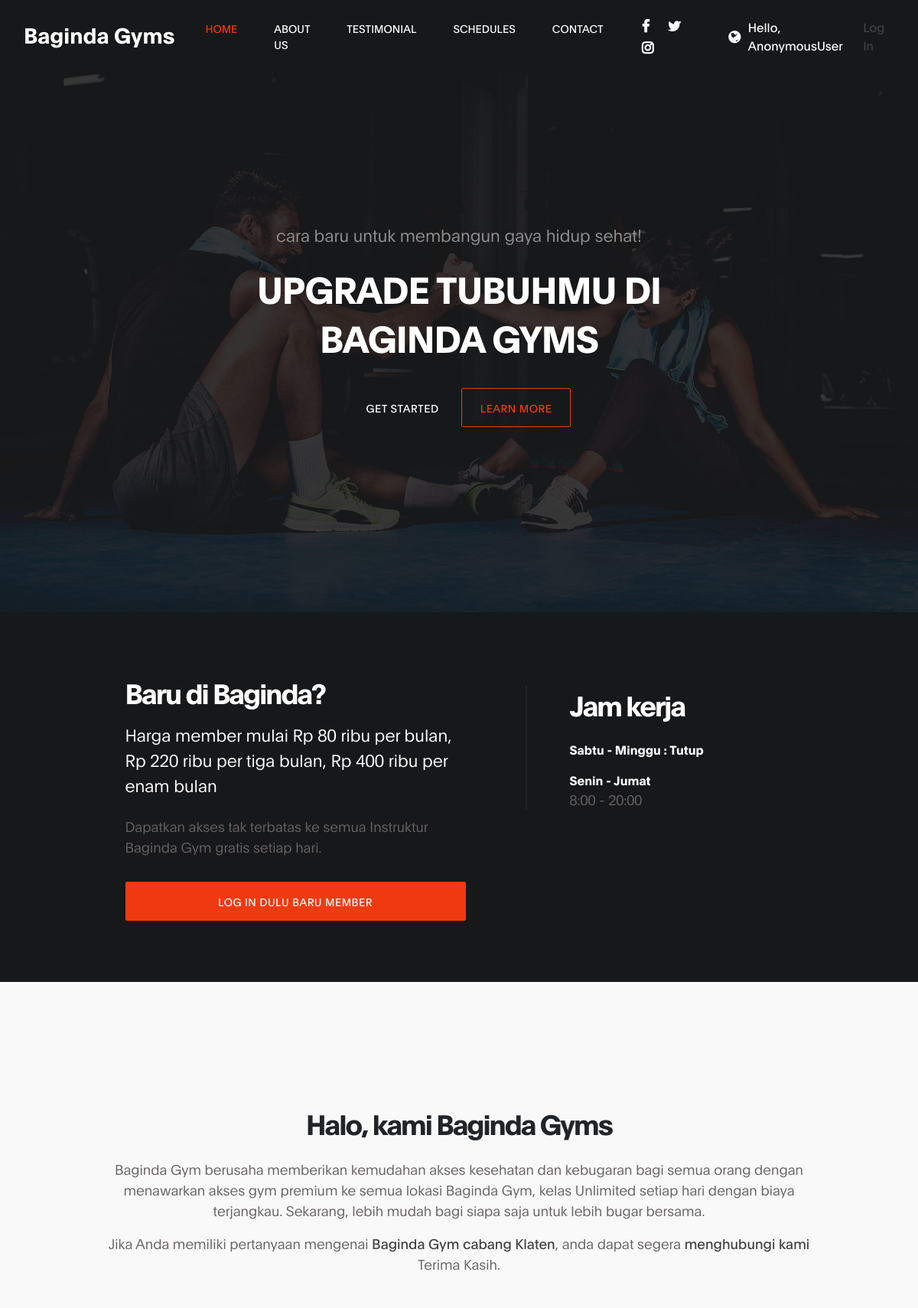
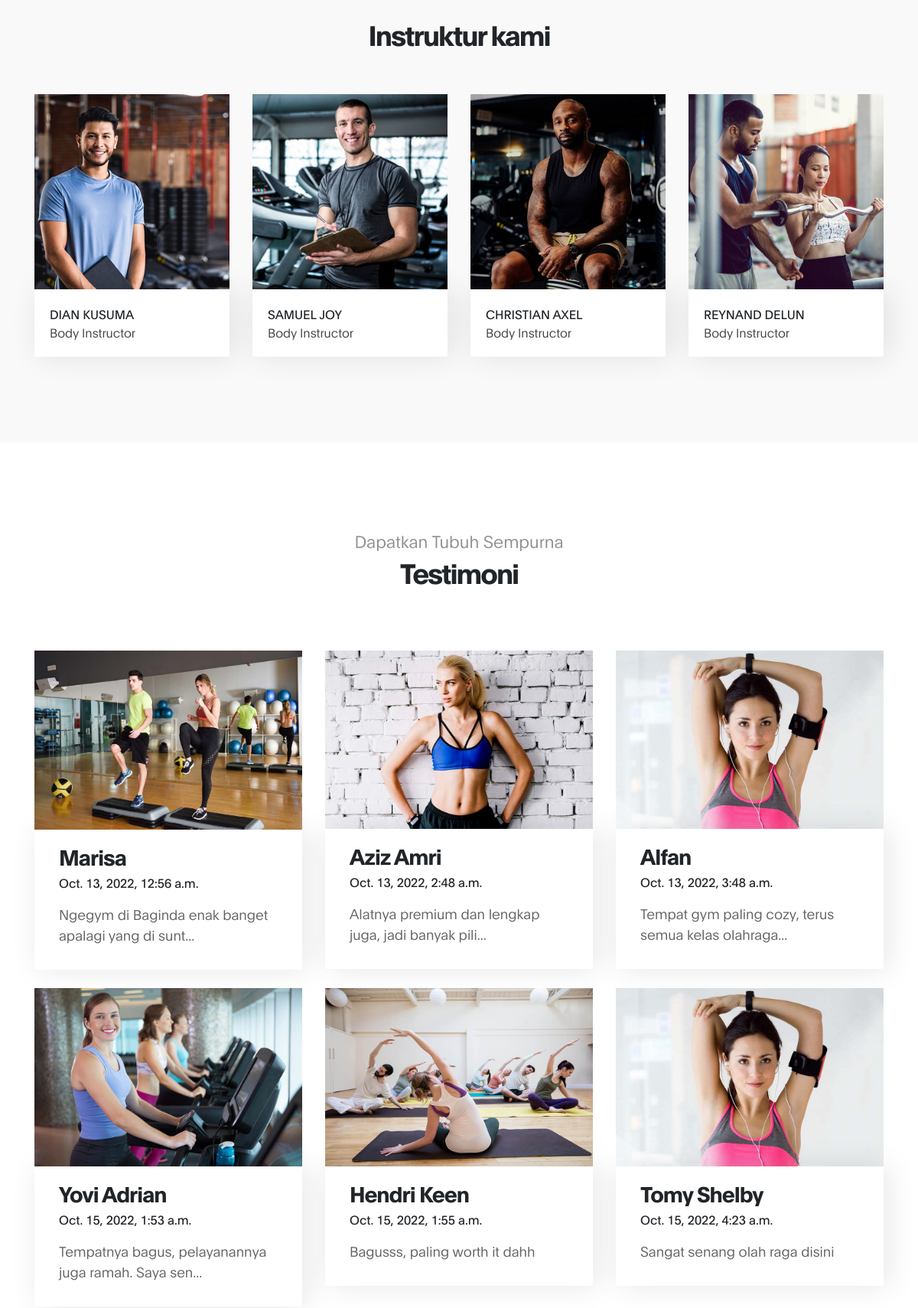
The page /id/ (upper part) on the database its author committed (2 pictures, top to bottom).
### dashboard/models.py (models this page shows, shortened)
class Instructor(models.Model):
    name = models.CharField(max_length=100)
    address = models.CharField(max_length=250)
    birth = models.CharField(max_length=250)
    phone = models.CharField(max_length=20)
    date = models.DateTimeField(auto_now_add=True)

class Review(models.Model):
    name = models.CharField(max_length=100)
    email = models.EmailField(max_length=254)
    message = models.TextField()
    date = models.DateTimeField(auto_now_add=True)

### dashboard/views.py (the view)
# urls.py: path('id/', views.dashboard_id, name='homepage_id'),
def dashboard_id(request):
    html = {'template': 'index_id.html'}
    return dashboard(request, html)

### dashboard/models.py (called while the page is built)
    def __str__(self):
        return self.member_class

### dashboard/views.py (called while the page is built, shortened)
def custom_template(params: dict, img: list, delay):
    for i, item in enumerate(params):
        item['name'] = ' '.join(item['name'].split()[:2])
        item['delay'] = delay + i * 100
        item['image'] = img[i] if i < len(img) else random.choice(img)
        if item.get('message'):
            if len(item['message']) > 50:
                item['message'] = item['message'][:50] + '...'
    return params

def dashboard(request, html=None):
    html = {'template': 'index.html'} if html is None else html
    review = Review.objects.values()
    review = custom_template(review, IMG_REVIEWS, delay=400)
    instructor = Instructor.objects.values()
    instructor = custom_template(instructor, IMG_INSTRUCTORS, delay=400)
    context = {'review': review, 'instructors': instructor,
               'review_form': ReviewForms,
               'membership_form': MembershipForm}
    return render(request, html['template'], context)

### templates/index_id.html (shortened to what this page needs)
{% load static %}
<!DOCTYPE html>
<html lang="en">
<head>
     <link rel="stylesheet" href="{% static 'bootstrap.min.css' %}">
     <link rel="stylesheet" href="{% static 'font-awesome.min.css' %}">
     <link rel="stylesheet" href="{% static 'aos.css' %}">
     <link rel="stylesheet" href="{% static 'tooplate-gymso-style.css' %}">
</head>
<body data-spy="scroll" data-target="#navbarNav" data-offset="50">
    <nav class="navbar navbar-expand-lg fixed-top">
        <div class="container-fluid ">
            <a class="navbar-brand" href="#home">Baginda Gyms</a>
            <div class="collapse navbar-collapse" id="navbarNav">
                <ul class="navbar-nav ml-lg-auto">
                    <li class="nav-item">
                        <a href="#home" class="nav-link smoothScroll">Home</a>
                    </li>
                    <li class="nav-item">
                        <a href="#about" class="nav-link smoothScroll">About Us</a>
                    </li>
                    <li class="nav-item">
                        <a href="#testimonial" class="nav-link smoothScroll">Testimonial</a>
                    </li>
                    <li class="nav-item">
                        <a href="#schedule" class="nav-link smoothScroll">Schedules</a>
                    </li>
                    <li class="nav-item">
                        <a href="#contact" class="nav-link smoothScroll">Contact</a>
                    </li>
                </ul>
                <ul class="social-icon ml-lg-3">
                    <li><a href="https://id-id.facebook.com/people/Baginda-Gym-Cabang-Klaten/100063400337112/" class="fa fa-facebook"></a></li>
                    <li><a href="#" class="fa fa-twitter"></a></li>
                    <li><a href="https://www.instagram.com/baginda_gym_klaten/" class="fa fa-instagram"></a></li>
                </ul>
                <ul class="social-icon ml-lg-3">
                    <li><a href="/" class="fa fa-globe" data-toggle="tooltip" title="Beralih ke bahasa Inggris"></a></li>
                </ul>
                <ul class="navbar-nav ml-lg-auto ">
                    {% if request.user.is_authenticated %}
                    <li class="text-white">Hello, {{ request.user }}</li>
                    <li><a href="{% url 'logout' %}">Log Out</a></li>
                    {% else %}
                    <li class="text-white">Hello, {{ request.user }}</li>
                    <li><a href="{% url 'login' %}">Log In</a></li>
                    {% endif %}
                </ul>
            </div>
        </div>
    </nav>
     <section class="hero d-flex flex-column justify-content-center align-items-center" id="home">
            <div class="bg-overlay"></div>
               <div class="container">
                    <div class="row">
                         <div class="col-lg-8 col-md-10 mx-auto col-12">
                              <div class="hero-text mt-5 text-center">
                                    <h6 data-aos="fade-up" data-aos-delay="300">cara baru untuk membangun gaya hidup sehat!</h6>
                                    <h1 class="text-white" data-aos="fade-up" data-aos-delay="500">UPGRADE TUBUHMU DI BAGINDA GYMS</h1>
                                    <a href="#feature" class="btn custom-btn mt-3" data-aos="fade-up" data-aos-delay="600">Get started</a>
                                    <a href="#about" class="btn custom-btn bordered mt-3" data-aos="fade-up" data-aos-delay="700">learn more</a>
                              </div>
                         </div>
                    </div>
               </div>
     </section>
     <section class="feature" id="feature">
        <div class="container">
            <div class="row">
                <div class="d-flex flex-column justify-content-center ml-lg-auto mr-lg-5 col-lg-5 col-md-6 col-12">
                    <h2 class="mb-3 text-white" data-aos="fade-up">Baru di Baginda?</h2>
                    <h6 class="mb-4 text-white" data-aos="fade-up">Harga member mulai Rp 80 ribu per bulan, Rp 220 ribu per tiga bulan, Rp 400 ribu per enam bulan</h6>
                    <p data-aos="fade-up" data-aos-delay="200">Dapatkan akses tak terbatas ke semua Instruktur Baginda Gym gratis setiap hari.</p>
                    {% if request.user.is_authenticated %}
                        <a href="#" class="btn custom-btn bg-color mt-3" data-aos="fade-up" data-aos-delay="300" data-toggle="modal" data-target="#membershipForm">Menjadi anggota hari ini</a>
                    {% else %}
                        <a href="/login" class="btn custom-btn bg-color mt-3" data-aos="fade-up" data-aos-delay="300">Log In dulu baru member</a>
                    {% endif %}
                </div>
                <div class="mr-lg-auto mt-3 col-lg-4 col-md-6 col-12">
                     <div class="about-working-hours">
                          <div>
                              <h2 class="mb-4 text-white" data-aos="fade-up" data-aos-delay="500">Jam kerja</h2>
                              <strong class="d-block" data-aos="fade-up" data-aos-delay="600">Sabtu - Minggu : Tutup</strong>
                              <strong class="mt-3 d-block" data-aos="fade-up" data-aos-delay="700">Senin - Jumat</strong>
                              <p data-aos="fade-up" data-aos-delay="800">8:00 - 20:00</p>
                          </div>
                     </div>
                </div>
            </div>
            </div>
    </section>
     <section class="about section" id="about">
               <div class="container">
                    <div class="row">
                            <div class="mt-lg-5 mb-lg-5 mb-4 text-center col-lg-15 col-md-10 mx-auto col-12">
                                <h2 class="mb-4" data-aos="fade-up" data-aos-delay="300">Halo, kami Baginda Gyms</h2>
                                <p data-aos="fade-up" data-aos-delay="400">Baginda Gym berusaha memberikan kemudahan
                                    akses kesehatan dan kebugaran bagi semua orang dengan menawarkan akses gym premium
                                    ke semua lokasi Baginda Gym, kelas Unlimited setiap hari dengan biaya terjangkau.
                                    Sekarang, lebih mudah bagi siapa saja untuk lebih bugar bersama.</p>
                                <p data-aos="fade-up" data-aos-delay="500">Jika Anda memiliki pertanyaan mengenai
                                    <a rel="nofollow" href="#home" target="_parent">Baginda Gym cabang Klaten</a>,
                                    anda dapat segera <a rel="nofollow" href="#contact" target="_parent">menghubungi kami</a>
                                    Terima Kasih.</p>
                            </div>
                    </div>
                   <div class="row">
                       <div class="col-lg-12 col-12 text-center mb-5">
                           <h2 data-aos="fade-up" data-aos-delay="600">Instruktur kami</h2>
                       </div>
                       {% for instructor in instructors %}
                        <div class="mr-lg-auto mt-5 mt-lg-0 mt-md-0 col-lg-3 col-md-6 col-12" data-aos="fade-up" data-aos-delay="{{ instructor.delay }}">
                            <div class="team-thumb">
                                <img src="{% static instructor.image %}" class="img-fluid" alt="Trainer">
                                <div class="team-info d-flex flex-column">
                                    <h7>{{ instructor.name }}</h7>
                                    <span>Body Instructor</span>
                                </div>
                            </div>
                        </div>
                       {% endfor %}
                   </div>
               </div>
     </section>
     <section class="class section" id="testimonial">
               <div class="container">
                    <div class="row">
                            <div class="col-lg-12 col-12 text-center mb-5">
                                <h6 data-aos="fade-up">Dapatkan Tubuh Sempurna</h6>
                                <h2 data-aos="fade-up" data-aos-delay="200">Testimoni</h2>
                             </div>
                            {% for person in review %}
                            <div class="mt-4 col-lg-4 col-md-6 col-12" data-aos="fade-up" data-aos-delay="{{ person.delay }}">
                                <div class="class-thumb">
                                    <img src="{% static person.image %}" class="img-fluid" alt="Class">
                                    <div class="class-info">
                                        <h3 class="mb-1">{{ person.name }}</h3>
                                        <span>{{ person.date }}</span>
                                        <p class="mt-3">{{ person.message }}</p>
                                    </div>
                                </div>
                            </div>
                            {% endfor %}
                    </div>
               </div>
     </section>
</body>
</html>

### assets/css/tooplate-gymso-style.css (style rules this page uses)
:root { --primary-color: #f13a11; --white-color: #ffffff; --dark-color: #171819; --about-bg-color: #f9f9f9; --gray-color: #909090; --link-color: #404040; --p-color: #666262; --base-font-family: 'Plain', sans-serif; --font-weight-bold: bold; --font-weight-normal: normal; --font-weight-light: 300; --font-weight-thin: 100; --h1-font-size: 48px; --h2-font-size: 36px; --h3-font-size: 28px; --h4-font-size: 24px; --h5-font-size: 22px; --h6-font-size: 22px; --p-font-size: 18px; --base-font-size: 16px; --menu-font-size: 14px; --border-radius-large: 100%; --border-radius-small: 2px; }
body { background: var(--white-color); font-family: var(--base-font-family); }
h1,h2,h3,h4,h5,h6 { font-weight: var(--font-weight-thin); line-height: normal; }
h1 { font-size: var(--h1-font-size); font-weight: var(--font-weight-bold); letter-spacing: -1px; text-transform: uppercase; margin: 20px 0; }
h2 { font-size: var(--h2-font-size); font-weight: var(--font-weight-bold); letter-spacing: -2px; }
h3 { font-size: var(--h3-font-size); font-weight: var(--font-weight-bold); letter-spacing: -1px; margin: 0; }
h6 { color: var(--gray-color); font-size: var(--h6-font-size); line-height: inherit; margin: 0; }
p { color: var(--p-color); font-size: var(--p-font-size); font-weight: var(--font-weight-light); line-height: 1.5em; }
b, strong { font-weight: var(--font-weight-bold); letter-spacing: 0; }
.section { padding: 7rem 0; }
.custom-btn { background: transparent; border-radius: var(--border-radius-small); padding: 14px 24px; color: var(--white-color); font-size: var(--menu-font-size); font-weight: var(--font-weight-normal); text-transform: uppercase; letter-spacing: 0.5px; white-space: nowrap; transition: all 0.3s ease; }
.bordered { border: 1px solid var(--primary-color); color: var(--primary-color); }
.bg-color { background: var(--primary-color); color: var(--white-color); }
* { -webkit-box-sizing: border-box; -moz-box-sizing: border-box; box-sizing: border-box; }
*::before, *::after { -webkit-box-sizing: border-box; -moz-box-sizing: border-box; box-sizing: border-box; }
a { color: var(--link-color); font-weight: normal; text-decoration: none; transition: all 0.3s ease; }
.bg-overlay { background: var(--dark-color); position: absolute; top: 0; right: 0; bottom: 0; left: 0; width: 100%; height: 100%; opacity: 0.85; }
.feature { background: var(--dark-color); padding: 5rem 0; }
.navbar { background: var(--dark-color); padding: 1rem; }
.navbar-expand-lg .navbar-nav .nav-link { padding-right: 1.5rem; padding-left: 1.5rem; }
.navbar-brand { color: var(--white-color); font-size: var(--h3-font-size); font-weight: var(--font-weight-bold); line-height: normal; padding-top: 0; }
.nav-item .nav-link { display: block; color: var(--white-color); font-size: var(--menu-font-size); font-weight: var(--font-weight-normal); text-transform: uppercase; padding: 2px 6px; }
.nav-item .nav-link.active, .nav-item .nav-link:hover { color: var(--primary-color); }
.navbar .social-icon li a { color: var(--white-color); }
.hero { background-image: url('/static/hero-bg.jpg'); background-size: cover; background-position: top; background-repeat: no-repeat; vertical-align: middle; min-height: 100vh; position: relative; }
.class-info { background: var(--white-color); box-shadow: 6px 0 38px rgba(20,20,20,0.10); border-radius: 0 0 2px 2px; padding: 1rem 2rem; position: relative; }
.about { background: var(--about-bg-color); }
.about-working-hours { border-left: 2px solid; padding-left: 3.5rem; }
.about-working-hours strong { color: var(--white-color); opacity: 0.85; }
.team-thumb { position: relative; }
.team-info { background: var(--white-color); border-radius: 0 0 2px 2px; box-shadow: 6px 0 38px rgba(20,20,20,0.10); padding: 20px; position: relative; }
.team-info span { font-weight: var(--font-weight-light); opacity: 0.85; }
.social-icon { position: relative; padding: 0; margin: 5px 0 0 0; }
.social-icon li { display: inline-block; list-style: none; }
.social-icon li a { text-decoration: none; display: inline-block; color: var(--p-color); font-size: var(--p-font-size); font-weight: var(--font-weight-bold); margin: 5px 10px; text-align: center; }

### rows shown on the page
Instructor: name "DIAN KUSUMA"
Instructor: name "SAMUEL JOY"
Instructor: name "CHRISTIAN AXEL"
Instructor: name "REYNAND DELUN"
Review: name "Marisa", date "Oct. 13, 2022, 12:56 a.m.", message "Ngegym di Baginda enak banget apalagi yang di sunt..."
Review: name "Aziz Amri", date "Oct. 13, 2022, 2:48 a.m.", message "Alatnya premium dan lengkap juga, jadi banyak pili..."
Review: name "Alfan", date "Oct. 13, 2022, 3:48 a.m.", message "Tempat gym paling cozy, terus semua kelas olahraga..."
Review: name "Yovi Adrian", date "Oct. 15, 2022, 1:53 a.m.", message "Tempatnya bagus, pelayanannya juga ramah. Saya sen..."
Review: name "Hendri Keen", date "Oct. 15, 2022, 1:55 a.m.", message "Bagusss, paling worth it dahh"
Review: name "Tomy Shelby", date "Oct. 15, 2022, 4:23 a.m.", message "Sangat senang olah raga disini"

### other values the page prints
{{ request.user }} "AnonymousUser"
